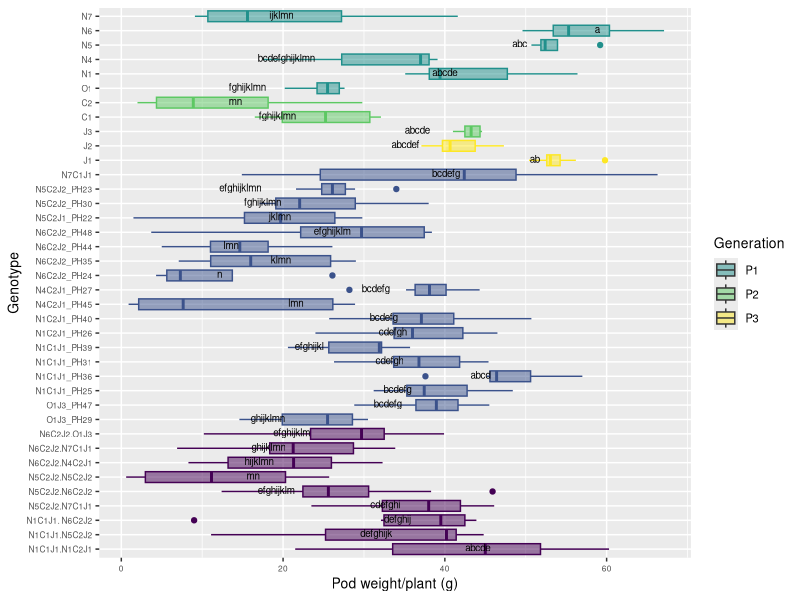

Write R code to recreate this figure.
# Comparison 2XY: Novel allohexaploids

#load packages 
install.packages("multcompView")
install.packages("viridis")
library(viridis)

library(tidyverse)
library(dplyr)
library(ggplot2)
library(ggpubr)
library(datasets)
library(multcompView)


# vollständige Rohdatentabelle laden ######
getwd()
DATA <- read_csv("EPPN raw data complete 220419.csv")
View(DATA)


#drop first column
DATA = DATA[,2:37]
View(DATA)

#Comparison 2XY	einschließlich JO allohexaploids
# Aim: to determine if the NCJ allohexaploids have more similarity to each other than to their parent genotypes 

#### subsetting #####
#IMPORTANT: N5C2J2.N5C2J1_PH43 has only one parent genotype: N5C2J2 (PH30 and PH23), 
# N5C2J1_PH42 was wrong, deleted from subsetting group 4

comp_2XY4 <- DATA[DATA$Genotype %in% c("N5", "N6", "N1", "N4", "N7","C1", "C2", "J1", "J2", 
                                      "O1", "J3",
                                      
                                      "N6C2J2_PH24", "N6C2J2_PH35", "N6C2J2_PH44", "N6C2J2_PH48", 
                                     "N5C2J1_PH22", "N5C2J2_PH30", "N5C2J2_PH23", "N1C1J1_PH25", "N1C1J1_PH36", 
                                     "N1C1J1_PH31", "N1C1J1_PH39", "N1C2J1_PH26", "N1C2J1_PH40", "N4C2J1_PH45",
                                     "N4C2J1_PH27", "N7C1J1",
                                     "O1J3_PH29", "O1J3_PH47",
                                     
                                     "N1C1J1.N5C2J2", "N6C2J2.N7C1J1", "N5C2J2.N7C1J1", "N1C1J1. N6C2J2",
                                     "N5C2J2.N6C2J2","N1C1J1.N1C2J1", "N5C2J2.N5C2J2", "N6C2J2.N4C2J1", "N6C2J2.O1J3"), ]
head(comp_2XY4)
View(comp_2XY4)

#create column giving generation###############################################
#N5C2J1_PH42 removed!!!######################################################## 
comp_2XY4 <- comp_2XY4 %>%
  mutate(Generation = case_when(
  Genotype == "O1" ~ "P1",
  Genotype == "J3" ~ "P2",
  Genotype == "N1" ~ "P1",
  Genotype == "N4" ~ "P1",
  Genotype == "N5" ~ "P1",
  Genotype == "N6" ~ "P1",
  Genotype == "N7" ~ "P1",
  Genotype == "C1" ~ "P2",
  Genotype == "C2" ~ "P2",
  Genotype == "J1" ~ "P3",
  Genotype == "J2" ~ "P3",
  Genotype == "O1J3_PH29" ~ "novel allohexaploid",
  Genotype == "O1J3_PH47" ~ "novel allohexaploid",
  Genotype == "N5C2J1_PH22" ~ "novel allohexaploid",
  Genotype == "N5C2J2_PH23" ~ "novel allohexaploid",
  Genotype == "N6C2J2_PH24" ~ "novel allohexaploid",
  Genotype == "N1C1J1_PH25" ~ "novel allohexaploid",
  Genotype == "N1C2J1_PH26" ~ "novel allohexaploid",
  Genotype == "N4C2J1_PH27" ~ "novel allohexaploid",
  Genotype == "N5C2J2_PH30" ~ "novel allohexaploid",
  Genotype == "N1C1J1_PH31" ~ "novel allohexaploid",
  Genotype == "N6C2J2_PH35" ~ "novel allohexaploid",
  Genotype == "N1C1J1_PH36" ~ "novel allohexaploid",
  Genotype == "N1C1J1_PH39" ~ "novel allohexaploid",
  Genotype == "N1C2J1_PH40" ~ "novel allohexaploid",
  Genotype == "N6C2J2_PH44" ~ "novel allohexaploid",
  Genotype == "N4C2J1_PH45" ~ "novel allohexaploid",
  Genotype == "N6C2J2_PH48" ~ "novel allohexaploid",
  Genotype == "N7C1J1" ~ "novel allohexaploid",
  Genotype == "N1C1J1.N5C2J2" ~ "allohexaploid hybrid",
  Genotype == "N1C1J1.N1C2J1" ~ "allohexaploid hybrid",
  Genotype == "N5C2J2.N7C1J1" ~ "allohexaploid hybrid",
  Genotype == "N5C2J2.N5C2J2" ~ "allohexaploid hybrid",
  Genotype == "N1C1J1. N6C2J2" ~ "allohexaploid hybrid",
  Genotype == "N5C2J2.N6C2J2" ~ "allohexaploid hybrid",
  Genotype == "N6C2J2.O1J3" ~ "allohexaploid hybrid",
  Genotype == "N6C2J2.N4C2J1" ~ "allohexaploid hybrid",
  Genotype == "N6C2J2.N7C1J1" ~ "allohexaploid hybrid"))
view(comp_2XY4)

# ANOVA, Tukey & Boxplot with CLD according to Rosane Rech##########################################################
# loading the appropriate libraries
library(datasets)

#remove previous objects
rm(anova)
rm(tukey)
rm(cld)

# analysis of variance
anova <- aov(pod_weight_plant ~ Genotype, data = comp_2XY4)
summary(anova)

# Tukey's test
tukey <- TukeyHSD(anova)
print(tukey)

# compact letter display
cld <- multcompLetters4(anova, tukey)
print(cld)

# table with factors and 3rd quantile
Tk <- group_by(comp_2XY4, Genotype) %>%
  summarise(mean = round(mean(pod_weight_plant, na.rm = TRUE), digits = 1), quant = round(quantile(pod_weight_plant, probs = 0.75, na.rm = TRUE), digits = 1)) %>%
  arrange(desc(mean)) #WICHTIG: arrange(desc(mean)) muss hier rein!!!

# extracting the compact letter display and adding to the Tk table
cld <- as.data.frame.list(cld$Genotype)
Tk$cld <- cld$Letters
print(Tk) # print dient der Überprüfung: Mittelwerte und Letter code 
# in der gleichen Reihenfolge angeordnet?


#create column giving generation###############################################
#N5C2J1_PH42 removed!!!########################################################
ANOVA_Tukey_2XY4 <- Tk %>%
  mutate(Generation = case_when(
    Genotype == "O1" ~ "P1",
    Genotype == "J3" ~ "P2",
    Genotype == "N1" ~ "P1",
    Genotype == "N4" ~ "P1",
    Genotype == "N5" ~ "P1",
    Genotype == "N6" ~ "P1",
    Genotype == "N7" ~ "P1",
    Genotype == "C1" ~ "P2",
    Genotype == "C2" ~ "P2",
    Genotype == "J1" ~ "P3",
    Genotype == "J2" ~ "P3",
    Genotype == "O1J3_PH29" ~ "novel allohexaploid",
    Genotype == "O1J3_PH47" ~ "novel allohexaploid",
    Genotype == "N5C2J1_PH22" ~ "novel allohexaploid",
    Genotype == "N5C2J2_PH23" ~ "novel allohexaploid",
    Genotype == "N6C2J2_PH24" ~ "novel allohexaploid",
    Genotype == "N1C1J1_PH25" ~ "novel allohexaploid",
    Genotype == "N1C2J1_PH26" ~ "novel allohexaploid",
    Genotype == "N4C2J1_PH27" ~ "novel allohexaploid",
    Genotype == "N5C2J2_PH30" ~ "novel allohexaploid",
    Genotype == "N1C1J1_PH31" ~ "novel allohexaploid",
    Genotype == "N6C2J2_PH35" ~ "novel allohexaploid",
    Genotype == "N1C1J1_PH36" ~ "novel allohexaploid",
    Genotype == "N1C1J1_PH39" ~ "novel allohexaploid",
    Genotype == "N1C2J1_PH40" ~ "novel allohexaploid",
    Genotype == "N6C2J2_PH44" ~ "novel allohexaploid",
    Genotype == "N4C2J1_PH45" ~ "novel allohexaploid",
    Genotype == "N6C2J2_PH48" ~ "novel allohexaploid",
    Genotype == "N7C1J1" ~ "novel allohexaploid",
    Genotype == "N1C1J1.N5C2J2" ~ "allohexaploid hybrid",
    Genotype == "N1C1J1.N1C2J1" ~ "allohexaploid hybrid",
    Genotype == "N5C2J2.N7C1J1" ~ "allohexaploid hybrid",
    Genotype == "N5C2J2.N5C2J2" ~ "allohexaploid hybrid",
    Genotype == "N1C1J1. N6C2J2" ~ "allohexaploid hybrid",
    Genotype == "N5C2J2.N6C2J2" ~ "allohexaploid hybrid",
    Genotype == "N6C2J2.O1J3" ~ "allohexaploid hybrid",
    Genotype == "N6C2J2.N4C2J1" ~ "allohexaploid hybrid",
    Genotype == "N6C2J2.N7C1J1" ~ "allohexaploid hybrid"))

view(ANOVA_Tukey_2XY4)

# Reorder factor levels in comp_2XY4
#N5C2J1_PH42 removed!!!##
comp_2XY4ord <- comp_2XY4                             
comp_2XY4ord$Genotype <- factor(comp_2XY4ord$Genotype,     
                                levels = c("N1C1J1.N1C2J1", "N1C1J1.N5C2J2", "N1C1J1. N6C2J2", 
                                           "N5C2J2.N7C1J1", "N5C2J2.N6C2J2", "N5C2J2.N5C2J2", 
                                           "N6C2J2.N4C2J1", "N6C2J2.N7C1J1", "N6C2J2.O1J3",
                                           
                                           "O1J3_PH29", "O1J3_PH47",
                                           "N1C1J1_PH25", "N1C1J1_PH36","N1C1J1_PH31", "N1C1J1_PH39", 
                                           "N1C2J1_PH26", "N1C2J1_PH40", 
                                           "N4C2J1_PH45","N4C2J1_PH27",
                                           "N6C2J2_PH24", "N6C2J2_PH35", "N6C2J2_PH44", "N6C2J2_PH48", 
                                           "N5C2J1_PH22", 
                                           "N5C2J2_PH30", "N5C2J2_PH23", 
                                           "N7C1J1",
                                           
                                           "J1", "J2", "J3", "C1", "C2", "O1", "N1", "N4", "N5", "N6", "N7"))

ANOVA_Tukey_2XY4ord <- ANOVA_Tukey_2XY4
ANOVA_Tukey_2XY4ord$Genotype <- factor(ANOVA_Tukey_2XY4ord$Genotype,     
                                  levels = c("N1C1J1.N1C2J1", "N1C1J1.N5C2J2", "N1C1J1. N6C2J2", 
                                             "N5C2J2.N7C1J1", "N5C2J2.N6C2J2", "N5C2J2.N5C2J2", 
                                             "N6C2J2.N4C2J1", "N6C2J2.N7C1J1", "N6C2J2.O1J3",
                                             
                                             "O1J3_PH29", "O1J3_PH47",
                                             "N1C1J1_PH25", "N1C1J1_PH36","N1C1J1_PH31", "N1C1J1_PH39", 
                                             "N1C2J1_PH26", "N1C2J1_PH40", 
                                             "N4C2J1_PH45","N4C2J1_PH27",
                                             "N6C2J2_PH24", "N6C2J2_PH35", "N6C2J2_PH44", "N6C2J2_PH48", 
                                             "N5C2J1_PH22", 
                                             "N5C2J2_PH30", "N5C2J2_PH23", 
                                             "N7C1J1",
                                             
                                             "J1", "J2", "J3", "C1", "C2", "O1", "N1", "N4", "N5", "N6", "N7"))


#boxplot pod_weight_plant 2XY4
ggplot(comp_2XY4ord, aes(Genotype, pod_weight_plant, fill = Generation, color = Generation)) + 
  geom_boxplot() +
  labs(x="Genotype", y="Pod weight/plant (g)") +
  geom_text(data = ANOVA_Tukey_2XY4, aes(x = Genotype, y = quant, label = cld), color = "black", size = 2.5, vjust = 0.3, hjust = 3) +
  coord_flip() +
  theme(axis.title = element_text(size = 14),
        legend.text = element_text(size = 8),
        legend.title = element_text(size = 10),
        axis.title.x = element_text(size = 10),
        axis.title.y = element_text(size = 10),
        axis.text.x = element_text(size = 6),
        axis.text.y = element_text(size = 6)) +
  scale_color_viridis(discrete = TRUE, option = "D", direction = 1, guide = "none", alpha = 1) +  #legend removed by guide = "none" 
  scale_fill_viridis(discrete = TRUE, option = "D", direction = 1, alpha = 0.5,
                     breaks=c("P1", "P2", "P3", "novel allohex", "allohex hybrid"),
                     labels=c("P1", "P2", "P3", "novel allohexaploids", "allohexaploid hybrids")) ##reorder legend labels!
